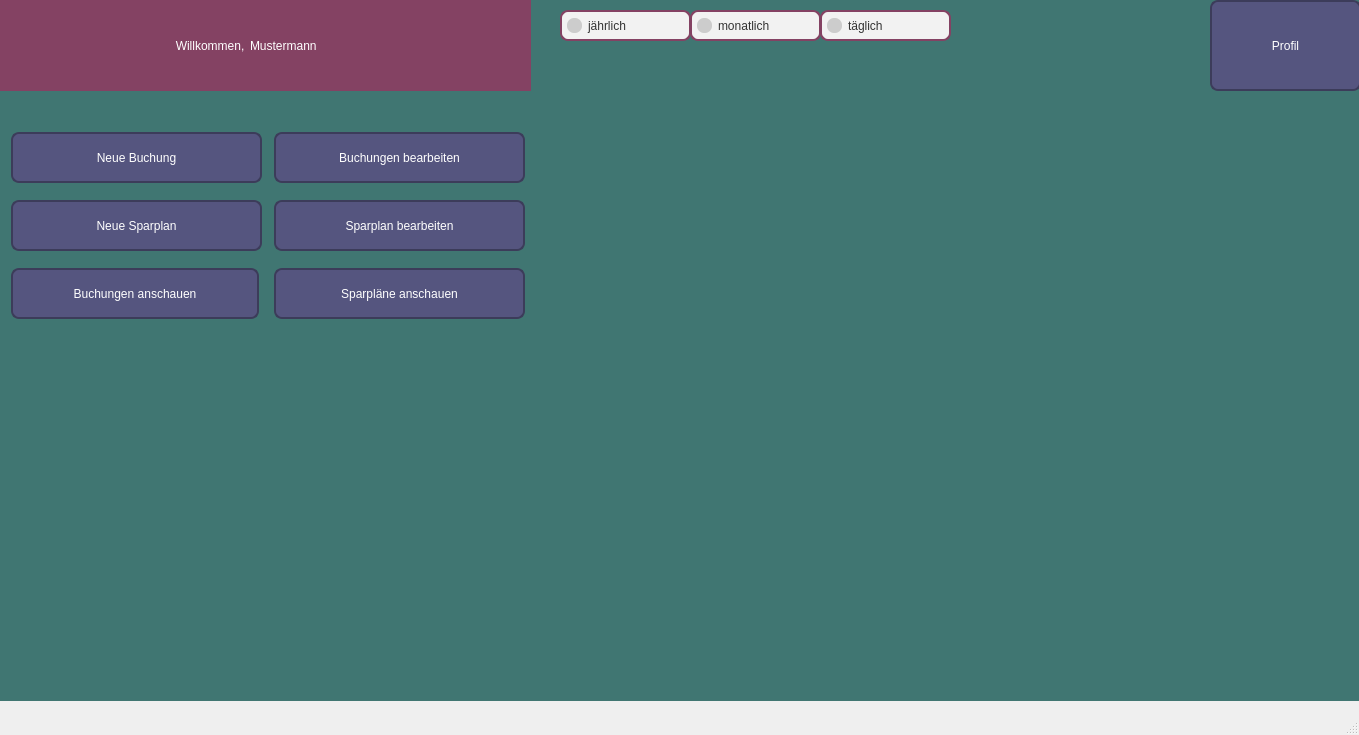
<?xml version="1.0" encoding="UTF-8"?>
<ui version="4.0">
 <class>MainWindow</class>
 <widget class="QMainWindow" name="MainWindow">
  <property name="geometry">
   <rect>
    <x>0</x>
    <y>0</y>
    <width>1359</width>
    <height>735</height>
   </rect>
  </property>
  <property name="windowTitle">
   <string>MainWindow</string>
  </property>
  <widget class="QWidget" name="centralwidget">
   <widget class="QPushButton" name="pushButtonProfil">
    <property name="geometry">
     <rect>
      <x>1210</x>
      <y>0</y>
      <width>151</width>
      <height>91</height>
     </rect>
    </property>
    <property name="styleSheet">
     <string notr="true">QPushButton {
    background-color: rgb(85, 85, 127);
    color: rgb(255, 255, 255);
    font: 600 italic 15pt &quot;Segoe UI&quot;;
    padding: 10px 20px;
    border: 2px solid rgb(60, 60, 90);
    border-radius: 8px;
}

QPushButton:hover {
    background-color: rgb(70, 70, 107);
}

QPushButton:pressed {
    background-color: rgb(50, 50, 77);
}
</string>
    </property>
    <property name="text">
     <string>Profil</string>
    </property>
   </widget>
   <widget class="QLabel" name="HauptLabel">
    <property name="geometry">
     <rect>
      <x>-10</x>
      <y>-20</y>
      <width>1371</width>
      <height>721</height>
     </rect>
    </property>
    <property name="styleSheet">
     <string notr="true">background-color: rgb(64, 118, 114);</string>
    </property>
    <property name="text">
     <string/>
    </property>
   </widget>
   <widget class="QLabel" name="WillkommenText">
    <property name="geometry">
     <rect>
      <x>0</x>
      <y>0</y>
      <width>251</width>
      <height>91</height>
     </rect>
    </property>
    <property name="styleSheet">
     <string notr="true">color: rgb(255, 255, 255);
background-color: rgb(132, 66, 99);
font: 600 italic 15pt &quot;Segoe UI&quot;;</string>
    </property>
    <property name="text">
     <string>Willkommen,  </string>
    </property>
    <property name="alignment">
     <set>Qt::AlignRight|Qt::AlignTrailing|Qt::AlignVCenter</set>
    </property>
   </widget>
   <widget class="QLabel" name="BenutzerName">
    <property name="geometry">
     <rect>
      <x>250</x>
      <y>0</y>
      <width>281</width>
      <height>91</height>
     </rect>
    </property>
    <property name="styleSheet">
     <string notr="true">color: rgb(255, 255, 255);
font: 600 italic 15pt &quot;Segoe UI&quot;;
background-color: rgb(132, 66, 99);
</string>
    </property>
    <property name="text">
     <string>Mustermann</string>
    </property>
    <property name="alignment">
     <set>Qt::AlignLeading|Qt::AlignLeft|Qt::AlignVCenter</set>
    </property>
   </widget>
   <widget class="QPushButton" name="pushButtonSparplaeneAnschauen">
    <property name="geometry">
     <rect>
      <x>274</x>
      <y>268</y>
      <width>251</width>
      <height>51</height>
     </rect>
    </property>
    <property name="styleSheet">
     <string notr="true">QPushButton {
    background-color: rgb(85, 85, 127);
    color: rgb(255, 255, 255);
    font: 600 italic 15pt &quot;Segoe UI&quot;;
    padding: 10px 20px;
    border: 2px solid rgb(60, 60, 90);
    border-radius: 8px;
}

QPushButton:hover {
    background-color: rgb(70, 70, 107);
}

QPushButton:pressed {
    background-color: rgb(50, 50, 77);
}
</string>
    </property>
    <property name="text">
     <string>Sparpläne anschauen</string>
    </property>
   </widget>
   <widget class="QPushButton" name="pushButtonBuchungBearbeiten">
    <property name="geometry">
     <rect>
      <x>274</x>
      <y>132</y>
      <width>251</width>
      <height>51</height>
     </rect>
    </property>
    <property name="styleSheet">
     <string notr="true">QPushButton {
    background-color: rgb(85, 85, 127);
    color: rgb(255, 255, 255);
    font: 600 italic 15pt &quot;Segoe UI&quot;;
    padding: 10px 20px;
    border: 2px solid rgb(60, 60, 90);
    border-radius: 8px;
}

QPushButton:hover {
    background-color: rgb(70, 70, 107);
}

QPushButton:pressed {
    background-color: rgb(50, 50, 77);
}
</string>
    </property>
    <property name="text">
     <string>Buchungen bearbeiten</string>
    </property>
   </widget>
   <widget class="QPushButton" name="pushButtonNeueBuchung">
    <property name="geometry">
     <rect>
      <x>11</x>
      <y>132</y>
      <width>251</width>
      <height>51</height>
     </rect>
    </property>
    <property name="styleSheet">
     <string notr="true">QPushButton {
    background-color: rgb(85, 85, 127);
        color: rgb(255, 255, 255);
    font: 600 italic 15pt &quot;Segoe UI&quot;;
    padding: 10px 20px;
    border: 2px solid rgb(60, 60, 90);
    border-radius: 8px;
}

QPushButton:hover {
    background-color: rgb(70, 70, 107);
}

QPushButton:pressed {
    background-color: rgb(50, 50, 77);
}
</string>
    </property>
    <property name="text">
     <string>Neue Buchung</string>
    </property>
    <property name="checkable">
     <bool>false</bool>
    </property>
   </widget>
   <widget class="QPushButton" name="pushButtonBuchungAnschauen">
    <property name="geometry">
     <rect>
      <x>11</x>
      <y>268</y>
      <width>248</width>
      <height>51</height>
     </rect>
    </property>
    <property name="styleSheet">
     <string notr="true">QPushButton {
    background-color: rgb(85, 85, 127);
    color: rgb(255, 255, 255);
    font: 600 italic 15pt &quot;Segoe UI&quot;;
    padding: 10px 20px;
    border: 2px solid rgb(60, 60, 90);
    border-radius: 8px;
}

QPushButton:hover {
    background-color: rgb(70, 70, 107);
}

QPushButton:pressed {
    background-color: rgb(50, 50, 77);
}
</string>
    </property>
    <property name="text">
     <string>Buchungen anschauen</string>
    </property>
   </widget>
   <widget class="QPushButton" name="pushButtonNeueSparplan">
    <property name="geometry">
     <rect>
      <x>11</x>
      <y>200</y>
      <width>251</width>
      <height>51</height>
     </rect>
    </property>
    <property name="styleSheet">
     <string notr="true">QPushButton {
    background-color: rgb(85, 85, 127);
    color: rgb(255, 255, 255);
    font: 600 italic 15pt &quot;Segoe UI&quot;;
    padding: 10px 20px;
    border: 2px solid rgb(60, 60, 90);
    border-radius: 8px;
}

QPushButton:hover {
    background-color: rgb(70, 70, 107);
}

QPushButton:pressed {
    background-color: rgb(50, 50, 77);
}
</string>
    </property>
    <property name="text">
     <string>Neue Sparplan</string>
    </property>
   </widget>
   <widget class="QPushButton" name="pushButtonSparplanBearbeiten">
    <property name="geometry">
     <rect>
      <x>274</x>
      <y>200</y>
      <width>251</width>
      <height>51</height>
     </rect>
    </property>
    <property name="styleSheet">
     <string notr="true">QPushButton {
    background-color: rgb(85, 85, 127);
    color: rgb(255, 255, 255);
    font: 600 italic 15pt &quot;Segoe UI&quot;;
    padding: 10px 20px;
    border: 2px solid rgb(60, 60, 90);
    border-radius: 8px;
}

QPushButton:hover {
    background-color: rgb(70, 70, 107);
}

QPushButton:pressed {
    background-color: rgb(50, 50, 77);
}
</string>
    </property>
    <property name="text">
     <string>Sparplan bearbeiten</string>
    </property>
   </widget>
   <widget class="QFrame" name="Barchart_frame">
    <property name="geometry">
     <rect>
      <x>10</x>
      <y>360</y>
      <width>1321</width>
      <height>311</height>
     </rect>
    </property>
    <layout class="QHBoxLayout" name="horizontalLayout"/>
   </widget>
   <widget class="QFrame" name="Piechart_frame">
    <property name="geometry">
     <rect>
      <x>550</x>
      <y>30</y>
      <width>411</width>
      <height>301</height>
     </rect>
    </property>
    <layout class="QHBoxLayout" name="horizontalLayout_2"/>
   </widget>
   <widget class="QRadioButton" name="radioButtonMonatlich">
    <property name="geometry">
     <rect>
      <x>690</x>
      <y>10</y>
      <width>131</width>
      <height>31</height>
     </rect>
    </property>
    <property name="styleSheet">
     <string notr="true">
QRadioButton {
 	font: 600 italic 10pt &quot;Segoe UI&quot;;
    padding: 5px;
    border: 2px solid rgb(132, 66, 99);
    border-radius: 8px;
    background-color: #f2f2f2;
    color: #333;
}


QRadioButton:checked {

    background-color: rgb(85, 85, 127);
    color: white;
	border: 2px solid white;
}


QRadioButton::indicator {
    width: 15px;
    height: 15px;
    border-radius: 7px;
    background-color: #ccc;
}


QRadioButton::indicator:checked {
    background-color: rgb(85, 85, 127);

}</string>
    </property>
    <property name="text">
     <string>monatlich</string>
    </property>
   </widget>
   <widget class="QRadioButton" name="radioButtonTaeglich">
    <property name="geometry">
     <rect>
      <x>820</x>
      <y>10</y>
      <width>131</width>
      <height>31</height>
     </rect>
    </property>
    <property name="styleSheet">
     <string notr="true">
QRadioButton {
 	font: 600 italic 10pt &quot;Segoe UI&quot;;
    padding: 5px;
    border: 2px solid rgb(132, 66, 99);
    border-radius: 8px;
    background-color: #f2f2f2;
    color: #333;
}


QRadioButton:checked {

    background-color: rgb(85, 85, 127);
    color: white;
	border: 2px solid white;
}


QRadioButton::indicator {
    width: 15px;
    height: 15px;
    border-radius: 7px;
    background-color: #ccc;
}


QRadioButton::indicator:checked {
    background-color: rgb(85, 85, 127);

}</string>
    </property>
    <property name="text">
     <string>täglich</string>
    </property>
   </widget>
   <widget class="QRadioButton" name="radioButtonJaehrlich">
    <property name="geometry">
     <rect>
      <x>560</x>
      <y>10</y>
      <width>131</width>
      <height>31</height>
     </rect>
    </property>
    <property name="styleSheet">
     <string notr="true">
QRadioButton {
 	font: 600 italic 10pt &quot;Segoe UI&quot;;
    padding: 5px;
    border: 2px solid rgb(132, 66, 99);
    border-radius: 8px;
    background-color: #f2f2f2;
    color: #333;
}


QRadioButton:checked {

    background-color: rgb(85, 85, 127);
    color: white;
	border: 2px solid white;
}


QRadioButton::indicator {
    width: 15px;
    height: 15px;
    border-radius: 7px;
    background-color: #ccc;
}


QRadioButton::indicator:checked {
    background-color: rgb(85, 85, 127);

}</string>
    </property>
    <property name="text">
     <string>jährlich</string>
    </property>
   </widget>
   <zorder>HauptLabel</zorder>
   <zorder>pushButtonProfil</zorder>
   <zorder>WillkommenText</zorder>
   <zorder>BenutzerName</zorder>
   <zorder>pushButtonSparplaeneAnschauen</zorder>
   <zorder>pushButtonBuchungBearbeiten</zorder>
   <zorder>pushButtonNeueBuchung</zorder>
   <zorder>pushButtonBuchungAnschauen</zorder>
   <zorder>pushButtonNeueSparplan</zorder>
   <zorder>pushButtonSparplanBearbeiten</zorder>
   <zorder>Barchart_frame</zorder>
   <zorder>Piechart_frame</zorder>
   <zorder>radioButtonMonatlich</zorder>
   <zorder>radioButtonTaeglich</zorder>
   <zorder>radioButtonJaehrlich</zorder>
  </widget>
  <widget class="QMenuBar" name="menubar">
   <property name="geometry">
    <rect>
     <x>0</x>
     <y>0</y>
     <width>1359</width>
     <height>21</height>
    </rect>
   </property>
  </widget>
  <widget class="QStatusBar" name="statusbar"/>
 </widget>
 <resources/>
 <connections/>
</ui>
